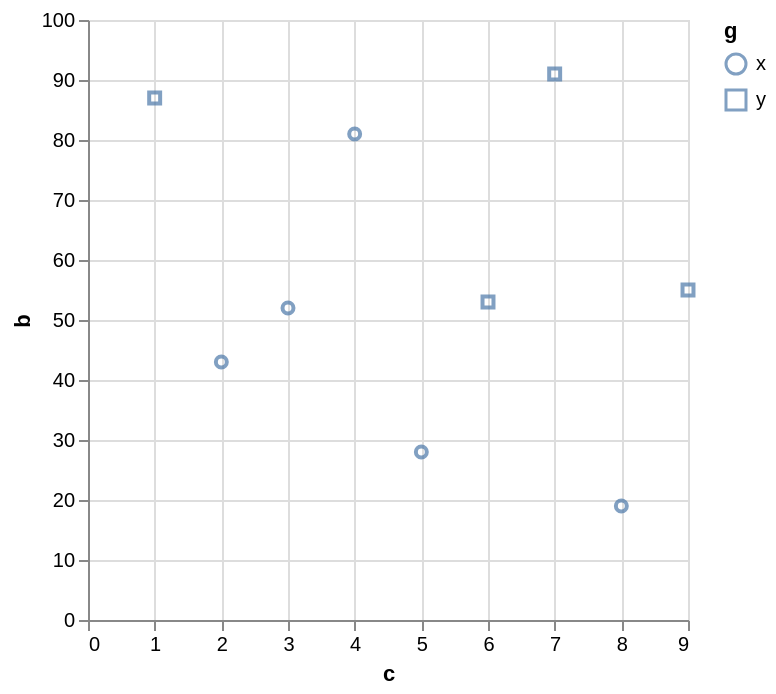

The specification (Vega-Lite) saved for this image:
### Vega specification from a JSON file in a GitHub repository (floating-point values rounded to 4 significant figures)
{"$schema": "https://vega.github.io/schema/vega/v6.json", "background": "white", "padding": 5, "width": 300, "height": 300, "style": "cell", "data": [{"name": "source_0", "values": [{"a": "A", "b": 28, "c": 5, "g": "x"}, {"a": "B", "b": 55, "c": 9, "g": "y"}, {"a": "C", "b": 43, "c": 2, "g": "x"}, {"a": "D", "b": 91, "c": 7, "g": "y"}, {"a": "E", "b": 81, "c": 4, "g": "x"}, {"a": "F", "b": 53, "c": 6, "g": "y"}, {"a": "G", "b": 19, "c": 8, "g": "x"}, {"a": "H", "b": 87, "c": 1, "g": "y"}, {"a": "I", "b": 52, "c": 3, "g": "x"}]}, {"name": "data_0", "source": "source_0", "transform": [{"type": "filter", "expr": "isValid(datum[\"c\"]) && isFinite(+datum[\"c\"]) && isValid(datum[\"b\"]) && isFinite(+datum[\"b\"])"}]}], "marks": [{"name": "marks", "type": "symbol", "style": ["point"], "from": {"data": "data_0"}, "encode": {"update": {"opacity": {"value": 0.7}, "fill": {"value": "transparent"}, "stroke": {"value": "#4c78a8"}, "ariaRoleDescription": {"value": "point"}, "description": {"signal": "\"c: \" + (format(datum[\"c\"], \"\")) + \"; b: \" + (format(datum[\"b\"], \"\")) + \"; g: \" + (isValid(datum[\"g\"]) ? isArray(datum[\"g\"]) ? join(datum[\"g\"], ' ') : datum[\"g\"] : \"\"+datum[\"g\"])"}, "x": {"scale": "x", "field": "c"}, "y": {"scale": "y", "field": "b"}, "shape": {"scale": "shape", "field": "g"}}}}], "scales": [{"name": "x", "type": "linear", "domain": {"data": "data_0", "field": "c"}, "range": [0, {"signal": "width"}], "nice": true, "zero": true}, {"name": "y", "type": "linear", "domain": {"data": "data_0", "field": "b"}, "range": [{"signal": "height"}, 0], "nice": true, "zero": true}, {"name": "shape", "type": "ordinal", "domain": {"data": "data_0", "field": "g", "sort": true}, "range": "symbol"}], "axes": [{"scale": "x", "orient": "bottom", "gridScale": "y", "grid": true, "tickCount": {"signal": "ceil(width/40)"}, "domain": false, "labels": false, "aria": false, "maxExtent": 0, "minExtent": 0, "ticks": false, "zindex": 0}, {"scale": "y", "orient": "left", "gridScale": "x", "grid": true, "tickCount": {"signal": "ceil(height/40)"}, "domain": false, "labels": false, "aria": false, "maxExtent": 0, "minExtent": 0, "ticks": false, "zindex": 0}, {"scale": "x", "orient": "bottom", "grid": false, "title": "c", "labelFlush": true, "labelOverlap": true, "tickCount": {"signal": "ceil(width/40)"}, "zindex": 0}, {"scale": "y", "orient": "left", "grid": false, "title": "b", "labelOverlap": true, "tickCount": {"signal": "ceil(height/40)"}, "zindex": 0}], "legends": [{"shape": "shape", "symbolType": "circle", "title": "g", "encode": {"symbols": {"update": {"fill": {"value": "transparent"}, "stroke": {"value": "#4c78a8"}, "opacity": {"value": 0.7}}}}}]}
